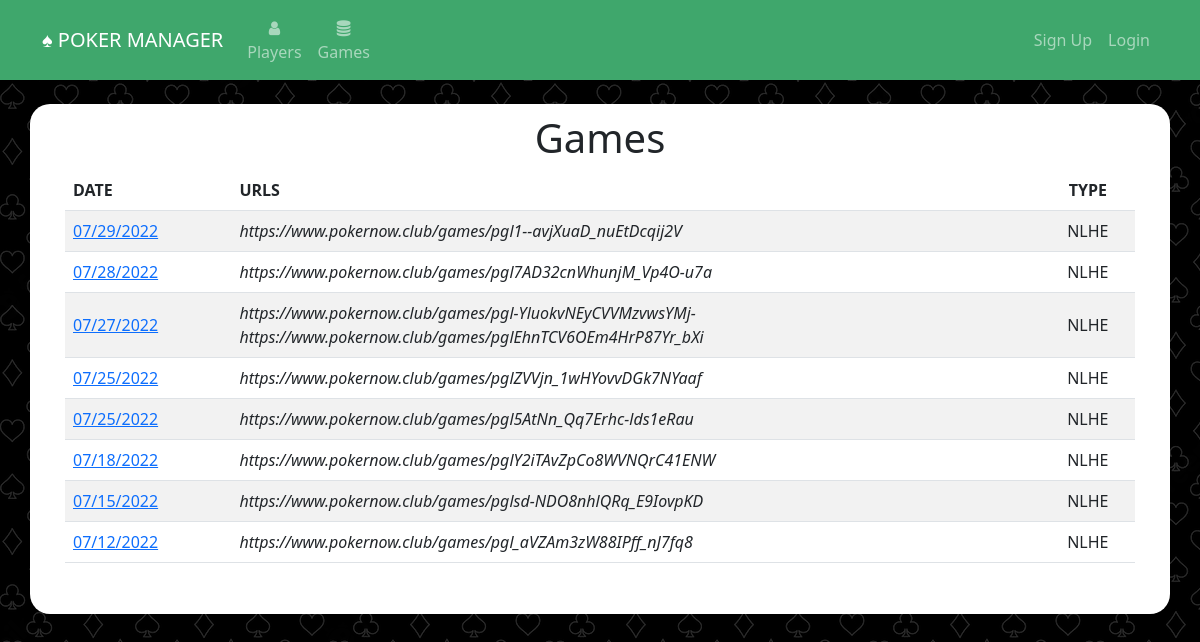
/games, run on the app's committed database.
### website/models.py (models this page shows)
class Game(db.Model):
	id = db.Column(db.Integer, primary_key=True)
	settled = db.Column(db.Boolean, default=False)
	date = db.Column(db.DateTime(timezone=True), default=func.now())
	urls = db.relationship('Url', backref='game')
	payments = db.relationship('Payment', backref='game')
	earnings = db.relationship('Earning', backref='game')
	buyins = db.Column(db.Integer)
	behaviors = db.relationship('Behavior', backref='game')

class Url(db.Model):
	id = db.Column(db.Integer, primary_key=True)
	url =  db.Column(db.String(300), unique=True)
	game_id = db.Column(db.Integer, db.ForeignKey('game.id'))
	imported = db.Column(db.Boolean, default=False)
	behaviors = db.relationship('Behavior', backref='url')
	game_type = db.Column(db.String(20))

### website/views.py (the view)
@views.route('/games', methods=['GET','POST'])
def games():
	games = Game.query.order_by(Game.date.desc()).all()
	urls = {}
	for game in games:
		for url in game.urls:
			if game.id in urls.keys():
				if url.imported == False:
					urls[game.id] = url.imported
			else:
				urls[game.id] = url.imported
	print(urls)
	return render_template("games.html", user=current_user, games=games, imported=urls)

### website/templates/games.html (shortened to what this page needs)
{% extends "base.html" %}
{% block content %}
<h1 align="center">Games</h1>
<table class="table table-striped">
	<thead>
	  <tr>
		<th scope="col">DATE</th>
		<th scope="col">URLS</th>
		<th scope="col" style="text-align:center">TYPE</th>
	  </tr>
	</thead>
	<tbody>
	{% for game in games %}
		<tr>
			<td style="vertical-align: middle;"><a href="{{url_for('views.payout', game_id=game.id)}}" >{{ game.date.strftime("%m/%d/%Y") }}</a></td>
			<td style="vertical-align: middle;">
				{% for url in game.urls %}
				<i>{{url.url}}</i><br/>
				{% endfor %}
			</td>
			<td align="center" style="vertical-align: middle;">NLHE</td>
		</tr>
	{% endfor %}
</tbody>
</table>
{% endblock %}

### website/templates/base.html (shortened to what this page needs)
<!DOCTYPE html>
<html>
    <head>
<link href="https://cdn.jsdelivr.net/npm/bootstrap@5.2.0-beta1/dist/css/bootstrap.min.css" rel="stylesheet">
    <link
      rel="stylesheet"
      href="https://stackpath.bootstrapcdn.com/font-awesome/4.7.0/css/font-awesome.min.css"
    />
    <link
      rel="stylesheet"
      href="static/style.css"
    />
    </head>
    <body>
        <nav class="navbar navbar-expand-lg navbar-dark" style="background-color: #3fa76c;">
            <div class="container-fluid" style="max-width: 1140px;margin-right:auto;margin-left:auto">
                <a class="navbar-brand" href="/">&spades; POKER MANAGER</a>
                <div class="collapse navbar-collapse justify-content-start" id="mainNavbar">
                    <div class="navbar-nav">
                        <ul class="navbar-nav me-auto mb-2 mb-lg-0">
                            <li class="nav-item" align="center"><a class="nav-link" id="nav-players" href="/players"><i class="fa fa-user" aria-hidden="true"></i><br/>Players</a></li>
                            <li class="nav-item" align="center"><a class="nav-link" id="nav-import-game" href="/games"><i class="fa fa-database" aria-hidden="true"></i><Br/>Games</a></li>
                        </ul>
                    </div>
                    <div class="navbar-nav ml-auto" style="margin-left: auto">
                        <ul class="navbar-nav me-auto mb-2 mb-lg-0">
                            {% if user and  user.is_authenticated %}
                            <div class="dropdown">
                                <button class="btn btn-light dropdown-toggle" type="button" data-bs-toggle="dropdown" aria-expanded="false">
                                {{user.first_name}} {{user.last_name}}
                                </button>
                                <ul class="dropdown-menu dropdown-menu-lg-end">
                                    <li><a class="dropdown-item" href="/profile">Profile</a></li>
                                    <li><a class="dropdown-item" id="nav-logout" href="/logout">Logout</a></li>
                                </ul>
                            </div>
                            {% else %}
                            <ul class="navbar-nav me-auto mb-2 mb-lg-0">
                                <li class="nav-item"><a class="nav-link" id="nav-signUp" href="/sign-up">Sign Up</a></li>
                                <li class="nav-item"><a class="nav-link" id="nav-login" href="/login">Login</a></li>
                            </ul>
                            {% endif %}
                        </ul>
                    </div>
                </div>
            </div>
        </nav>
        <br/>
        <div class="container h-100 body_container" style="max-width:1140px; background-color: #fff;">
            {% block content %}
            {% endblock %}
        </div>
    </body>
</html>

### website/static/style.css (style rules this page uses)
body { height: 100%; background-image: url('card_suits4.png'); }
.body_container { border-radius: 20px; padding: 10px 35px 35px 35px; }

### data on the page
Game: date "07/29/2022"
Url: url "https://www.pokernow.club/games/pgl1--avjXuaD_nuEtDcqij2V"
Game: date "07/28/2022"
Url: url "https://www.pokernow.club/games/pgl7AD32cnWhunjM_Vp4O-u7a"
Game: date "07/27/2022"
Url: url "https://www.pokernow.club/games/pgl-YluokvNEyCVVMzvwsYMj-"
Url: url "https://www.pokernow.club/games/pglEhnTCV6OEm4HrP87Yr_bXi"
Game: date "07/25/2022"
Url: url "https://www.pokernow.club/games/pglZVVjn_1wHYovvDGk7NYaaf"
Game: date "07/25/2022"
Url: url "https://www.pokernow.club/games/pgl5AtNn_Qq7Erhc-lds1eRau"
Game: date "07/18/2022"
Url: url "https://www.pokernow.club/games/pglY2iTAvZpCo8WVNQrC41ENW"
Game: date "07/15/2022"
Url: url "https://www.pokernow.club/games/pglsd-NDO8nhlQRq_E9IovpKD"
Game: date "07/12/2022"
Url: url "https://www.pokernow.club/games/pgl_aVZAm3zW88IPff_nJ7fq8"
